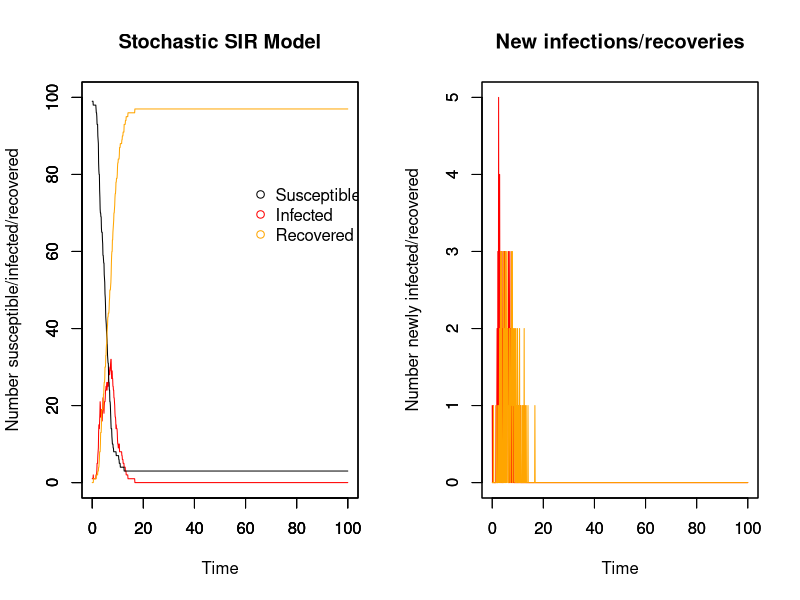
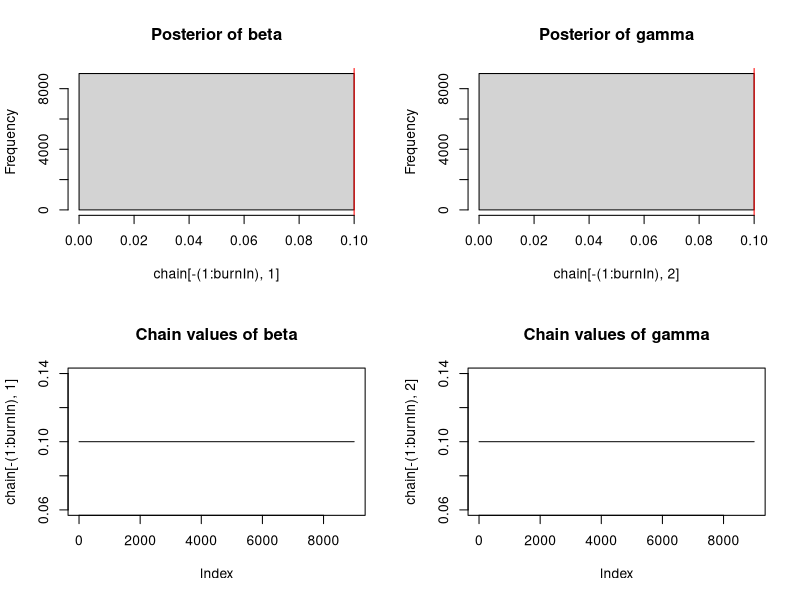

The R source for these figures, in order:
## Stochastic model with MCMC
## 04/11/17

##########################
## Input values for SIR ##
##########################

# Time
timestep <- 0.1
times <- seq(0, 100, by = timestep)

# Initial population: N-1 susceptible, 1 infectious, 0 recovered
init.values = c(
  S = 100-1,
  I = 1,
  R = 0
)
N = sum(init.values)

# Invent some epidemic data to fit my model to
true_infectious <- (dnorm(times, 20, 4))*N
#plot(true_infectious)

###############
## The model ##
###############

# Array for holding collective disease status information for whole period of time
data <- array(0, dim =c(length(times), length(init.values)+3))
data[,1] <- times # make first column the timesteps to make plotting easier later on
  
# R0 & duration of infectiousness
R0 <- 3
D_inf <- 2
  
# Calculating probabilities that do not change with time
p <- R0 * (timestep/(D_inf*N)) # probability of effective contact
r_t <- (1/D_inf)*timestep # Recovery rate
  
# For loops for calculating the numbers susceptible, infected, and recovered at each timepoint
for (time in times){
  if (time == 0){ # Set up the number of S/I/R at time 0
    data[1,2] <- init.values["S"] # number of susceptibles at time 0
    data[1,3] <- init.values["I"] # number of infecteds at time 0
    data[1,4] <- init.values["R"] # number of recovereds at time 0
    data[1,5] <- init.values["I"] # number newly infected at time 0
    data[1,6] <- init.values["R"] # number newly recovered at time 0
      
  } else{
    whole_time <- 1/timestep * time # makes time into the whole number that it corresponds to in the array
    foi_t <- 1 - (1 - p)^data[whole_time, 3] # Force of infection at time t, affected by the number infectious at prev t
    inf <- rbinom(1, size = data[whole_time,2], prob = foi_t) # number who become infected in this timestep
    rec <- rbinom(1, size = data[whole_time,3], prob = r_t)# number who become recovered in this timestep
      
    data[whole_time+1,2] <- data[whole_time,2] - inf # number of susceptibles at other times
      
    data[whole_time+1,3] <- data[whole_time,3]  + inf - rec # number of infecteds at other times
      
    data[whole_time+1,4] <- data[whole_time,4] + rec # number of recovereds at other times
    
    data[whole_time+1,5] <- data[whole_time+1,3] - data[whole_time,3] + data[whole_time+1,4] - data[whole_time,4] # number of newly infected
    
    data[whole_time+1,6] <- data[whole_time+1,4] - data[whole_time,4] # number of newly recovered
  }
}

###############
## SIR plots ##
###############

run_stoch <- data.frame(data) # make array into a dataframe
colnames(run_stoch) <- c("time","S", "I", "R", "new_I", "new_R")

par(mfrow = c(1,2))

# Plot for SIR model
plot(x = run_stoch$time, y = run_stoch$I, type = "line", col = "red", ylim = c(0,N),
     xlab = "Time", ylab = "Number susceptible/infected/recovered", main = "Stochastic SIR Model")
par(new=T)
plot(x = run_stoch$time, y = run_stoch$S, type = "line", ylim = c(0,N), ylab = "", xlab = "") # add susceptible line
par(new=T)
plot(x = run_stoch$time, y = run_stoch$R, type = "line", col = "orange", ylim = c(0,N), ylab = "", xlab = "") # recovered

# Add legend
legend(60, 0.8*N, c("Susceptible", "Infected", "Recovered"), pch = 1, col = c("black", "red", "orange"), bty = "n")

# Plot for newly infected and newly recovered
plot(x = run_stoch$time, y = run_stoch$new_I, type = "line", col = "red", ylim = c(0,max(run_stoch$new_I)),
     xlab = "Time", ylab = "Number newly infected/recovered", main = "New infections/recoveries")
par(new=T)
plot(x = run_stoch$time, y = run_stoch$new_R, type = "line", col = "orange", ylim = c(0,max(run_stoch$new_I)), ylab = "", xlab = "") # add susceptible line

##################################
## Likelihood, prior, posterior ##
##################################

likelihood <- function(param){
  beta = as.numeric(param[1])
  gamma = as.numeric(param[2])
  sumll = 0 #sum of likelihoods is zero before you start counting
  
  for (i in 1:nrow(run_stoch)){
  betalikelihood = dbinom(run_stoch$new_I, run_stoch$S, (1-(exp(-beta*run_stoch$I*timestep))), log = T)
  gammalikelihood = dbinom(run_stoch$new_R, run_stoch$I, (1-(exp(-gamma*timestep))), log = T)
  sum_betagamma = betalikelihood + gammalikelihood
  }
  total_sum = sum(sum_betagamma)
  print(total_sum)
  return(total_sum)
}

# Prior distribution
prior <- function(param){
  beta = as.numeric(param[1])
  gamma = as.numeric(param[2])
  
  betaprior = dunif(beta, min = 0, max = 100, log = T)
  gammaprior = dunif(gamma, min = 0, max = 100, log = T)
  return(betaprior + gammaprior)
}

# Posterior distribution
posterior <- function(param){
  return (likelihood(param) + prior(param))
}

proposalfunction <- function(param){ # beta and gamma need to be >0
  beta_prop = rnorm(1, mean = param[1], sd = 1)
  gamma_prop = rnorm(1, mean = param[2], sd = 1)
  #gamma_prop = runif(1, min = 0, max = 1)
  print(c(beta_prop, gamma_prop))
  return(c(beta_prop, gamma_prop))
  #return(c(0.1, 0.1))
}

run_metropolis_MCMC <- function(startvalue, iterations){
  chain = array(dim = c(iterations+1,2))
  chain[1,] = startvalue
  for (i in 1:iterations){
    proposal = proposalfunction(chain[i,])
    
    if (proposal[1] | proposal[2] <0){
      chain[i+1,] = chain[i,]
    }
    else{
      probab = exp(posterior(proposal) - posterior(chain[i,]))
      if (runif(1) < probab){
        chain[i+1,] = proposal
      }else{
        chain[i+1,] = chain[i,]
        }
      }
  }
  return(chain)
}

# Where to start the chain
startvalue <- c(0.1,0.1)

# Number of runs
iterations = 10000
#set.seed(4)
chain <- run_metropolis_MCMC(startvalue, iterations)

# The beginning of the chain is biased towards the starting point, so take them out
# normally burnin is 10%-50% of the runs
burnIn = 0.1*iterations
acceptance <- 1-mean(duplicated(chain[-(1:burnIn),]))

################
## MCMC Plots ##
################

par(mfrow = c(2,2))

hist(chain[-(1:burnIn),1],nclass=30, main="Posterior of beta")
abline(v = mean(chain[-(1:burnIn),1]), col = "red")

hist(chain[-(1:burnIn),2],nclass=30, main="Posterior of gamma")
abline(v = mean(chain[-(1:burnIn),2]), col = "red")

plot(chain[-(1:burnIn),1], type = "l", main = "Chain values of beta")

plot(chain[-(1:burnIn),2], type = "l", main = "Chain values of gamma")

########################################################################################################################

########################################################################################################################
